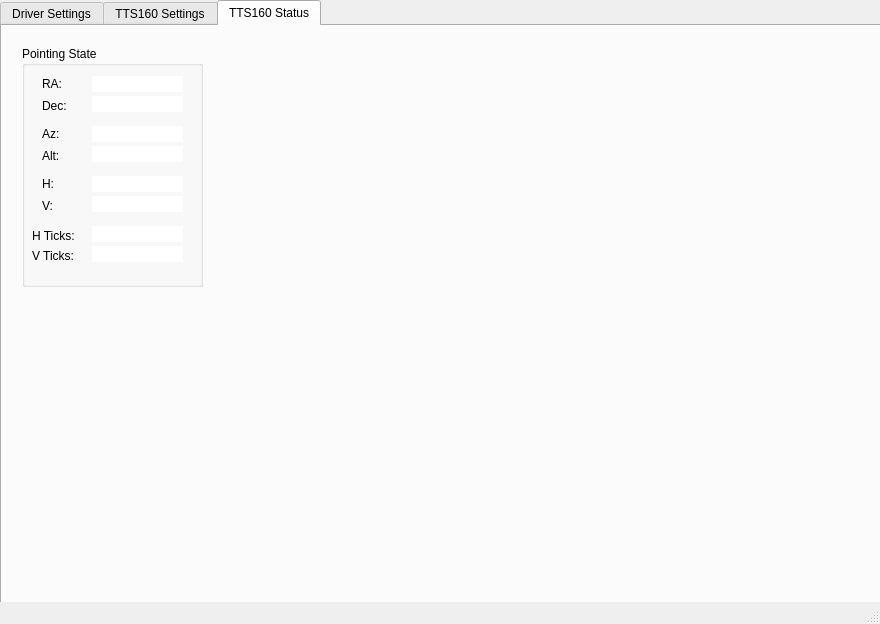
<?xml version="1.0" encoding="UTF-8"?>
<ui version="4.0">
 <class>MainWindow</class>
 <widget class="QMainWindow" name="MainWindow">
  <property name="geometry">
   <rect>
    <x>0</x>
    <y>0</y>
    <width>880</width>
    <height>624</height>
   </rect>
  </property>
  <property name="windowTitle">
   <string>TTS160 Alpaca Driver</string>
  </property>
  <widget class="QWidget" name="centralwidget">
   <widget class="QTabWidget" name="tabWidget">
    <property name="geometry">
     <rect>
      <x>0</x>
      <y>0</y>
      <width>891</width>
      <height>641</height>
     </rect>
    </property>
    <property name="currentIndex">
     <number>2</number>
    </property>
    <widget class="QWidget" name="tabDriverSettings">
     <attribute name="title">
      <string>Driver Settings</string>
     </attribute>
     <widget class="QPlainTextEdit" name="plainTextEditPort">
      <property name="geometry">
       <rect>
        <x>580</x>
        <y>70</y>
        <width>161</width>
        <height>21</height>
       </rect>
      </property>
     </widget>
     <widget class="QCheckBox" name="checkBoxCustomIP">
      <property name="geometry">
       <rect>
        <x>440</x>
        <y>40</y>
        <width>131</width>
        <height>20</height>
       </rect>
      </property>
      <property name="layoutDirection">
       <enum>Qt::LayoutDirection::RightToLeft</enum>
      </property>
      <property name="text">
       <string>Custom IP Address</string>
      </property>
     </widget>
     <widget class="QPushButton" name="pushStart">
      <property name="geometry">
       <rect>
        <x>20</x>
        <y>20</y>
        <width>101</width>
        <height>41</height>
       </rect>
      </property>
      <property name="text">
       <string>Start Driver</string>
      </property>
     </widget>
     <widget class="QLabel" name="labelStatus">
      <property name="geometry">
       <rect>
        <x>140</x>
        <y>50</y>
        <width>121</width>
        <height>21</height>
       </rect>
      </property>
      <property name="styleSheet">
       <string notr="true">background-color: rgb(255, 255, 255);</string>
      </property>
      <property name="frameShape">
       <enum>QFrame::Shape::Box</enum>
      </property>
      <property name="frameShadow">
       <enum>QFrame::Shadow::Raised</enum>
      </property>
      <property name="text">
       <string/>
      </property>
     </widget>
     <widget class="QLabel" name="labelPort">
      <property name="geometry">
       <rect>
        <x>550</x>
        <y>70</y>
        <width>31</width>
        <height>16</height>
       </rect>
      </property>
      <property name="text">
       <string>Port:</string>
      </property>
     </widget>
     <widget class="QPlainTextEdit" name="plainTextEditCustomIP">
      <property name="enabled">
       <bool>false</bool>
      </property>
      <property name="geometry">
       <rect>
        <x>580</x>
        <y>40</y>
        <width>161</width>
        <height>21</height>
       </rect>
      </property>
     </widget>
     <widget class="QPushButton" name="pushStop">
      <property name="geometry">
       <rect>
        <x>20</x>
        <y>70</y>
        <width>101</width>
        <height>41</height>
       </rect>
      </property>
      <property name="text">
       <string>Stop Driver</string>
      </property>
     </widget>
    </widget>
    <widget class="QWidget" name="tabTTS160Settings">
     <attribute name="title">
      <string>TTS160 Settings</string>
     </attribute>
     <widget class="QLabel" name="labelConnections">
      <property name="geometry">
       <rect>
        <x>20</x>
        <y>10</y>
        <width>81</width>
        <height>16</height>
       </rect>
      </property>
      <property name="text">
       <string>Connections:</string>
      </property>
     </widget>
     <widget class="QLabel" name="labelConnectionCount">
      <property name="geometry">
       <rect>
        <x>100</x>
        <y>10</y>
        <width>21</width>
        <height>21</height>
       </rect>
      </property>
      <property name="styleSheet">
       <string notr="true">background-color: rgb(255, 255, 255);</string>
      </property>
      <property name="frameShape">
       <enum>QFrame::Shape::Box</enum>
      </property>
      <property name="frameShadow">
       <enum>QFrame::Shadow::Sunken</enum>
      </property>
      <property name="text">
       <string>0</string>
      </property>
     </widget>
     <widget class="QPushButton" name="pushButtonConnect">
      <property name="enabled">
       <bool>false</bool>
      </property>
      <property name="geometry">
       <rect>
        <x>20</x>
        <y>40</y>
        <width>111</width>
        <height>24</height>
       </rect>
      </property>
      <property name="text">
       <string>Connect Mount</string>
      </property>
     </widget>
     <widget class="QPushButton" name="pushButtonDisconnect">
      <property name="enabled">
       <bool>false</bool>
      </property>
      <property name="geometry">
       <rect>
        <x>20</x>
        <y>70</y>
        <width>111</width>
        <height>24</height>
       </rect>
      </property>
      <property name="text">
       <string>Disconnect Mount</string>
      </property>
     </widget>
     <widget class="QCheckBox" name="checkBoxSyncTime">
      <property name="geometry">
       <rect>
        <x>480</x>
        <y>30</y>
        <width>151</width>
        <height>20</height>
       </rect>
      </property>
      <property name="text">
       <string>Sync Time on Connect</string>
      </property>
     </widget>
     <widget class="QPlainTextEdit" name="plainTextEditSiteLat">
      <property name="geometry">
       <rect>
        <x>290</x>
        <y>230</y>
        <width>121</width>
        <height>21</height>
       </rect>
      </property>
     </widget>
     <widget class="QLabel" name="label">
      <property name="geometry">
       <rect>
        <x>220</x>
        <y>230</y>
        <width>71</width>
        <height>16</height>
       </rect>
      </property>
      <property name="text">
       <string>Site Latitude</string>
      </property>
     </widget>
     <widget class="QPlainTextEdit" name="plainTextEditSiteLong">
      <property name="geometry">
       <rect>
        <x>290</x>
        <y>260</y>
        <width>121</width>
        <height>21</height>
       </rect>
      </property>
     </widget>
     <widget class="QLabel" name="label_2">
      <property name="geometry">
       <rect>
        <x>210</x>
        <y>260</y>
        <width>81</width>
        <height>16</height>
       </rect>
      </property>
      <property name="text">
       <string>Site Longitude</string>
      </property>
     </widget>
     <widget class="QComboBox" name="comboBoxComPort">
      <property name="geometry">
       <rect>
        <x>20</x>
        <y>110</y>
        <width>391</width>
        <height>24</height>
       </rect>
      </property>
     </widget>
     <widget class="QPlainTextEdit" name="plainTextEditSiteAltitude">
      <property name="geometry">
       <rect>
        <x>290</x>
        <y>290</y>
        <width>121</width>
        <height>21</height>
       </rect>
      </property>
     </widget>
     <widget class="QLabel" name="label_3">
      <property name="geometry">
       <rect>
        <x>220</x>
        <y>290</y>
        <width>71</width>
        <height>16</height>
       </rect>
      </property>
      <property name="text">
       <string>Site Altitude</string>
      </property>
     </widget>
     <widget class="QPlainTextEdit" name="plainTextEditSlewSettleTime">
      <property name="geometry">
       <rect>
        <x>290</x>
        <y>200</y>
        <width>121</width>
        <height>21</height>
       </rect>
      </property>
     </widget>
     <widget class="QLabel" name="label_4">
      <property name="geometry">
       <rect>
        <x>200</x>
        <y>200</y>
        <width>91</width>
        <height>20</height>
       </rect>
      </property>
      <property name="text">
       <string>Slew Settle Time</string>
      </property>
     </widget>
     <widget class="QCheckBox" name="checkBoxPulseGuideEq">
      <property name="geometry">
       <rect>
        <x>480</x>
        <y>60</y>
        <width>191</width>
        <height>20</height>
       </rect>
      </property>
      <property name="text">
       <string>PulseGuide in Equatorial Frame</string>
      </property>
     </widget>
     <widget class="QPlainTextEdit" name="plainTextEditPulseGuideMaxComp">
      <property name="geometry">
       <rect>
        <x>290</x>
        <y>140</y>
        <width>121</width>
        <height>21</height>
       </rect>
      </property>
     </widget>
     <widget class="QLabel" name="label_5">
      <property name="geometry">
       <rect>
        <x>120</x>
        <y>140</y>
        <width>171</width>
        <height>20</height>
       </rect>
      </property>
      <property name="text">
       <string>PulseGuide Max Compensation</string>
      </property>
     </widget>
     <widget class="QPlainTextEdit" name="plainTextEditPulseGuideCompBuffer">
      <property name="geometry">
       <rect>
        <x>290</x>
        <y>170</y>
        <width>121</width>
        <height>21</height>
       </rect>
      </property>
     </widget>
     <widget class="QLabel" name="label_6">
      <property name="geometry">
       <rect>
        <x>150</x>
        <y>170</y>
        <width>131</width>
        <height>20</height>
       </rect>
      </property>
      <property name="text">
       <string>PulseGuide Comp Buffer</string>
      </property>
     </widget>
     <widget class="QCheckBox" name="checkBoxPulseGuideAltComp">
      <property name="geometry">
       <rect>
        <x>480</x>
        <y>90</y>
        <width>211</width>
        <height>20</height>
       </rect>
      </property>
      <property name="text">
       <string>PulseGuide Altitude Compensation</string>
      </property>
     </widget>
     <widget class="QPushButton" name="pushButtonSaveConfig">
      <property name="geometry">
       <rect>
        <x>180</x>
        <y>40</y>
        <width>75</width>
        <height>24</height>
       </rect>
      </property>
      <property name="text">
       <string>Save</string>
      </property>
     </widget>
     <widget class="QPushButton" name="pushButtonReloadConfig">
      <property name="geometry">
       <rect>
        <x>290</x>
        <y>40</y>
        <width>75</width>
        <height>24</height>
       </rect>
      </property>
      <property name="text">
       <string>Reload</string>
      </property>
     </widget>
    </widget>
    <widget class="QWidget" name="tabTTS160Status">
     <attribute name="title">
      <string>TTS160 Status</string>
     </attribute>
     <widget class="QGroupBox" name="groupBox">
      <property name="geometry">
       <rect>
        <x>20</x>
        <y>20</y>
        <width>181</width>
        <height>241</height>
       </rect>
      </property>
      <property name="title">
       <string>Pointing State</string>
      </property>
      <widget class="QLabel" name="label_7">
       <property name="geometry">
        <rect>
         <x>20</x>
         <y>30</y>
         <width>21</width>
         <height>16</height>
        </rect>
       </property>
       <property name="text">
        <string>RA:</string>
       </property>
      </widget>
      <widget class="QLabel" name="labelRA">
       <property name="geometry">
        <rect>
         <x>70</x>
         <y>30</y>
         <width>91</width>
         <height>16</height>
        </rect>
       </property>
       <property name="styleSheet">
        <string notr="true">background-color: rgb(255, 255, 255);</string>
       </property>
       <property name="text">
        <string/>
       </property>
      </widget>
      <widget class="QLabel" name="labelDec">
       <property name="geometry">
        <rect>
         <x>70</x>
         <y>50</y>
         <width>91</width>
         <height>16</height>
        </rect>
       </property>
       <property name="styleSheet">
        <string notr="true">background-color: rgb(255, 255, 255);</string>
       </property>
       <property name="text">
        <string/>
       </property>
      </widget>
      <widget class="QLabel" name="label_8">
       <property name="geometry">
        <rect>
         <x>20</x>
         <y>50</y>
         <width>31</width>
         <height>20</height>
        </rect>
       </property>
       <property name="text">
        <string>Dec:</string>
       </property>
      </widget>
      <widget class="QLabel" name="labelAz">
       <property name="geometry">
        <rect>
         <x>70</x>
         <y>80</y>
         <width>91</width>
         <height>16</height>
        </rect>
       </property>
       <property name="styleSheet">
        <string notr="true">background-color: rgb(255, 255, 255);</string>
       </property>
       <property name="text">
        <string/>
       </property>
      </widget>
      <widget class="QLabel" name="labelAlt">
       <property name="geometry">
        <rect>
         <x>70</x>
         <y>100</y>
         <width>91</width>
         <height>16</height>
        </rect>
       </property>
       <property name="styleSheet">
        <string notr="true">background-color: rgb(255, 255, 255);</string>
       </property>
       <property name="text">
        <string/>
       </property>
      </widget>
      <widget class="QLabel" name="label_9">
       <property name="geometry">
        <rect>
         <x>20</x>
         <y>80</y>
         <width>21</width>
         <height>16</height>
        </rect>
       </property>
       <property name="text">
        <string>Az:</string>
       </property>
      </widget>
      <widget class="QLabel" name="label_10">
       <property name="geometry">
        <rect>
         <x>20</x>
         <y>100</y>
         <width>31</width>
         <height>20</height>
        </rect>
       </property>
       <property name="text">
        <string>Alt:</string>
       </property>
      </widget>
      <widget class="QLabel" name="label_11">
       <property name="geometry">
        <rect>
         <x>20</x>
         <y>130</y>
         <width>21</width>
         <height>16</height>
        </rect>
       </property>
       <property name="text">
        <string>H:</string>
       </property>
      </widget>
      <widget class="QLabel" name="label_12">
       <property name="geometry">
        <rect>
         <x>20</x>
         <y>150</y>
         <width>31</width>
         <height>20</height>
        </rect>
       </property>
       <property name="text">
        <string>V:</string>
       </property>
      </widget>
      <widget class="QLabel" name="labelV">
       <property name="geometry">
        <rect>
         <x>70</x>
         <y>150</y>
         <width>91</width>
         <height>16</height>
        </rect>
       </property>
       <property name="styleSheet">
        <string notr="true">background-color: rgb(255, 255, 255);</string>
       </property>
       <property name="text">
        <string/>
       </property>
      </widget>
      <widget class="QLabel" name="labelH">
       <property name="geometry">
        <rect>
         <x>70</x>
         <y>130</y>
         <width>91</width>
         <height>16</height>
        </rect>
       </property>
       <property name="styleSheet">
        <string notr="true">background-color: rgb(255, 255, 255);</string>
       </property>
       <property name="text">
        <string/>
       </property>
      </widget>
      <widget class="QLabel" name="label_13">
       <property name="geometry">
        <rect>
         <x>10</x>
         <y>200</y>
         <width>41</width>
         <height>20</height>
        </rect>
       </property>
       <property name="text">
        <string>V Ticks:</string>
       </property>
      </widget>
      <widget class="QLabel" name="labelH_2">
       <property name="geometry">
        <rect>
         <x>70</x>
         <y>180</y>
         <width>91</width>
         <height>16</height>
        </rect>
       </property>
       <property name="styleSheet">
        <string notr="true">background-color: rgb(255, 255, 255);</string>
       </property>
       <property name="text">
        <string/>
       </property>
      </widget>
      <widget class="QLabel" name="label_14">
       <property name="geometry">
        <rect>
         <x>10</x>
         <y>180</y>
         <width>51</width>
         <height>20</height>
        </rect>
       </property>
       <property name="text">
        <string>H Ticks:</string>
       </property>
      </widget>
      <widget class="QLabel" name="labelV_2">
       <property name="geometry">
        <rect>
         <x>70</x>
         <y>200</y>
         <width>91</width>
         <height>16</height>
        </rect>
       </property>
       <property name="styleSheet">
        <string notr="true">background-color: rgb(255, 255, 255);</string>
       </property>
       <property name="text">
        <string/>
       </property>
      </widget>
     </widget>
    </widget>
   </widget>
  </widget>
  <widget class="QStatusBar" name="statusbar"/>
 </widget>
 <resources/>
 <connections/>
</ui>
